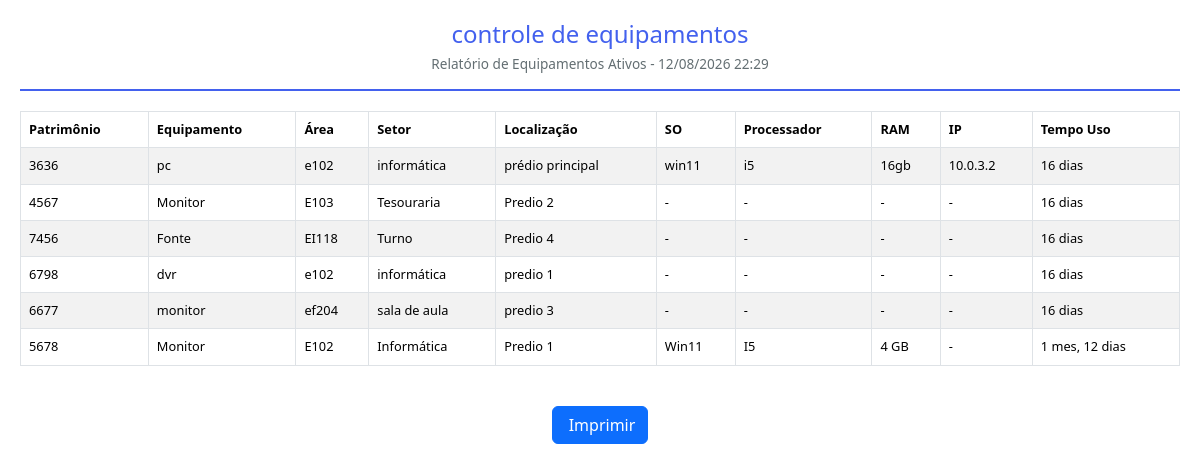
Before: /impressao (signed in) with the older database file.
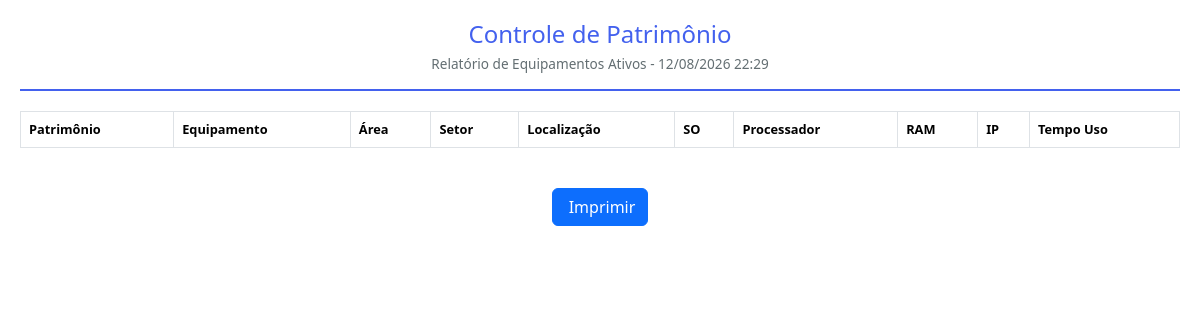
After: the same page with the newer database file.
### app/models/models.py (models this page shows, shortened)
class Configuracao(db.Model):
    __tablename__ = 'configuracoes'
    id = db.Column(db.Integer, primary_key=True)
    nome_empresa = db.Column(db.String(200), default='Controle de Patrimônio')
    logo = db.Column(db.String(200), nullable=True)
    dias_lembrete_manutencao = db.Column(db.String(50), default='30,15,7,1')
    tema = db.Column(db.String(20), default='claro')
    data_atualizacao = db.Column(db.DateTime, default=datetime.now, onupdate=datetime.now)

class Equipamento(db.Model):
    __tablename__ = 'equipamentos'
    id = db.Column(db.Integer, primary_key=True)
    patrimonio = db.Column(db.String(50))
    data_inclusao = db.Column(db.Date, default=date.today)
    baixado = db.Column(db.Boolean, default=False)
    data_baixa = db.Column(db.Date, nullable=True)
    equipamento = db.Column(db.String(100))
    area_patrimonial = db.Column(db.String(100))
    setor = db.Column(db.String(100))
    localizacao = db.Column(db.String(100))
    especificacao = db.Column(db.Text)
    ultima_manutencao = db.Column(db.Date, nullable=True)
    proxima_manutencao = db.Column(db.Date, nullable=True)
    sistema_operacional = db.Column(db.String(100))
    placa_mae = db.Column(db.String(100))
    processador = db.Column(db.String(100))
    memoria_ram = db.Column(db.String(50))
    armazenamento = db.Column(db.String(100))
    ip = db.Column(db.String(50))
    usuario_id = db.Column(db.Integer, db.ForeignKey('usuarios.id'), nullable=False)
    data_criacao = db.Column(db.DateTime, default=datetime.now)
    data_atualizacao = db.Column(db.DateTime, default=datetime.now, onupdate=datetime.now)
    observacoes = db.relationship('Observacao', backref='equipamento', lazy=True, cascade='all, delete-orphan')
    @property
    def tempo_uso(self):
        if self.baixado and self.data_baixa:
            end_date = self.data_baixa
        else:
            end_date = date.today()
        if not self.data_inclusao:
            return {'anos': 0, 'meses': 0, 'dias': 0}
        delta = end_date - self.data_inclusao
        anos = delta.days // 365
        meses = (delta.days % 365) // 30
        dias = (delta.days % 365) % 30
        return {'anos': anos, 'meses': meses, 'dias': dias, 'total_dias': delta.days}
    @property
    def tempo_uso_formatado(self):
        t = self.tempo_uso
        partes = []
        if t['anos'] > 0:
            partes.append(f"{t['anos']} ano{'s' if t['anos'] > 1 else ''}")
        if t['meses'] > 0:
            partes.append(f"{t['meses']} mes{'es' if t['meses'] > 1 else ''}")
        if t['dias'] > 0:
            partes.append(f"{t['dias']} dia{'s' if t['dias'] > 1 else ''}")
        return ', '.join(partes) if partes else '0 dias'

### app/routes/main.py (the view)
@bp.route('/impressao')
@login_required
def impressao():
    equipamentos = Equipamento.query.filter_by(baixado=False).order_by(Equipamento.data_inclusao.desc()).all()
    config = Configuracao.query.first()
    return render_template('impressao.html', equipamentos=equipamentos, config=config, data_impressao=datetime.now())

### app/__init__.py (called while the page is built)
def create_app():
    app = Flask(__name__)
    app.config.from_object(Config)
    db.init_app(app)
    login_manager.init_app(app)
    login_manager.login_view = 'auth.login'
    login_manager.login_message = 'Por favor, faça login para acessar esta página.'
    login_manager.login_message_category = 'warning'
    with app.app_context():
        from app.routes import auth, main, api, admin
        app.register_blueprint(auth.bp)
        app.register_blueprint(main.bp)
        app.register_blueprint(api.bp, url_prefix='/api')
        app.register_blueprint(admin.bp, url_prefix='/admin')
        db.create_all()
        criar_admin_padrao()
        criar_config_padrao()
    @app.context_processor
    def inject_date():
        from datetime import date
        return dict(date=date)
    return app

### app/routes/auth.py (called while the page is built)
@login_manager.user_loader
def load_user(user_id):
    return Usuario.query.get(int(user_id))

### app/templates/impressao.html (shortened to what this page needs)
<!DOCTYPE html>
<html lang="pt-BR">
<head>
    <link href="https://cdn.jsdelivr.net/npm/bootstrap@5.3.2/dist/css/bootstrap.min.css" rel="stylesheet">
</head>
<body>
    <div class="header">
        <h2>{{ config.nome_empresa }}</h2>
        <p>Relatório de Equipamentos Ativos - {{ data_impressao.strftime('%d/%m/%Y %H:%M') }}</p>
    </div>
    <div class="table-responsive">
        <table class="table table-bordered table-striped">
            <thead>
                <tr>
                    <th>Patrimônio</th>
                    <th>Equipamento</th>
                    <th>Área</th>
                    <th>Setor</th>
                    <th>Localização</th>
                    <th>SO</th>
                    <th>Processador</th>
                    <th>RAM</th>
                    <th>IP</th>
                    <th>Tempo Uso</th>
                </tr>
            </thead>
            <tbody>
                {% for eq in equipamentos %}
                <tr>
                    <td>{{ eq.patrimonio or '-' }}</td>
                    <td>{{ eq.equipamento or '-' }}</td>
                    <td>{{ eq.area_patrimonial or '-' }}</td>
                    <td>{{ eq.setor or '-' }}</td>
                    <td>{{ eq.localizacao or '-' }}</td>
                    <td>{{ eq.sistema_operacional or '-' }}</td>
                    <td>{{ eq.processador or '-' }}</td>
                    <td>{{ eq.memoria_ram or '-' }}</td>
                    <td>{{ eq.ip or '-' }}</td>
                    <td>{{ eq.tempo_uso_formatado }}</td>
                </tr>
                {% endfor %}
            </tbody>
        </table>
    </div>
    <div class="no-print text-center mt-4">
        <button onclick="window.print()" class="btn btn-primary">Imprimir</button>
    </div>
</body>
</html>

### app/templates/impressao.html (style rules this page uses)
body { font-family: 'Segoe UI', sans-serif; padding: 20px; }
.header { text-align: center; margin-bottom: 20px; border-bottom: 2px solid #4361ee; padding-bottom: 15px; }
.header h2 { color: #4361ee; margin: 0; font-size: 1.5rem; }
.header p { color: #636e72; margin: 5px 0 0; font-size: 0.85rem; }
table { font-size: 0.8rem; }
th { background: #4361ee; color: white; }

Changed rows visible on the page:
removed Equipamento: patrimonio "3636", equipamento "pc", area_patrimonial "e102", setor "informática", localizacao "prédio principal", sistema_operacional "win11", processador "i5", memoria_ram "16gb", ip "10.0.3.2", tempo_uso_formatado "16 dias"
removed Equipamento: patrimonio "4567", equipamento "Monitor", area_patrimonial "E103", setor "Tesouraria", localizacao "Predio 2", sistema_operacional "-", processador "-", memoria_ram "-", ip "-", tempo_uso_formatado "16 dias"
removed Equipamento: patrimonio "7456", equipamento "Fonte", area_patrimonial "EI118", setor "Turno", localizacao "Predio 4", sistema_operacional "-", processador "-", memoria_ram "-", ip "-", tempo_uso_formatado "16 dias"
removed Equipamento: patrimonio "6798", equipamento "dvr", area_patrimonial "e102", setor "informática", localizacao "predio 1", sistema_operacional "-", processador "-", memoria_ram "-", ip "-", tempo_uso_formatado "16 dias"
removed Equipamento: patrimonio "6677", equipamento "monitor", area_patrimonial "ef204", setor "sala de aula", localizacao "predio 3", sistema_operacional "-", processador "-", memoria_ram "-", ip "-", tempo_uso_formatado "16 dias"
removed Equipamento: patrimonio "5678", equipamento "Monitor", area_patrimonial "E102", setor "Informática", localizacao "Predio 1", sistema_operacional "Win11", processador "I5", memoria_ram "4 GB", ip "-", tempo_uso_formatado "1 mes, 12 dias"
changed Configuracao: nome_empresa "controle de equipamentos" → "Controle de Patrimônio"
